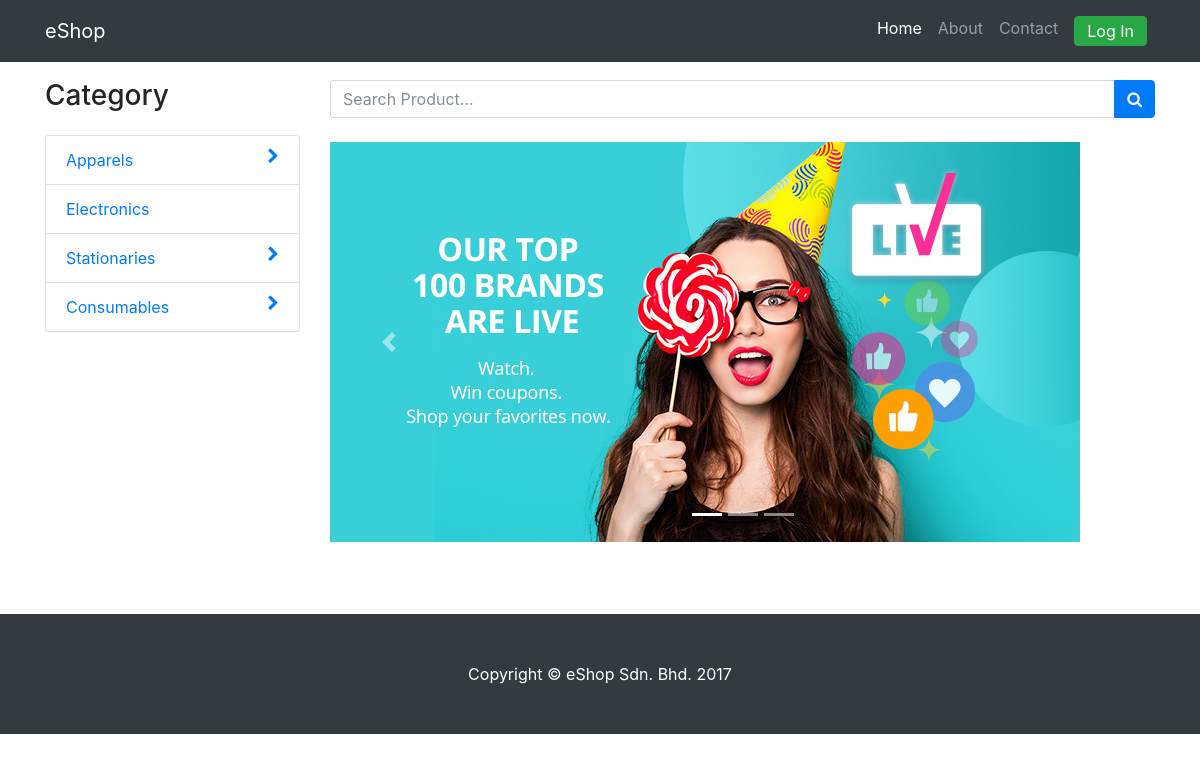
Before: / with the older database file.
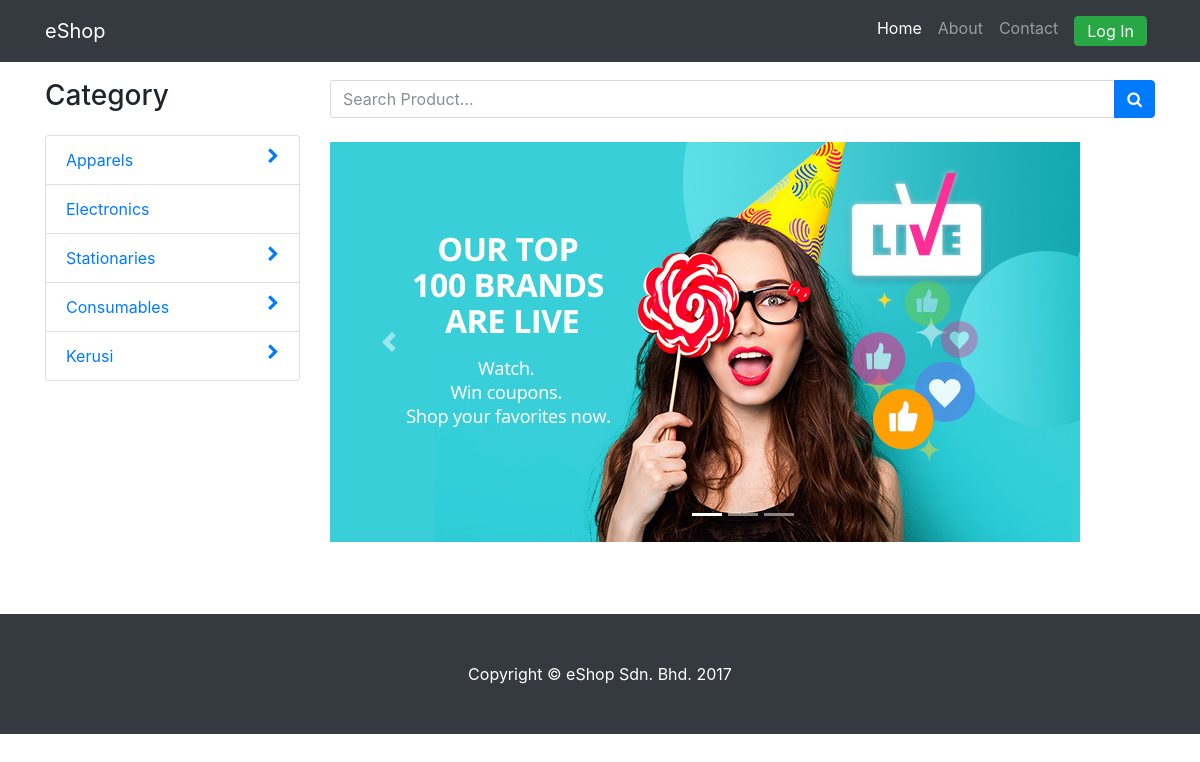
After: the same page with the newer database file.
### tables this page shows
CREATE TABLE `category_table` (
  `category_id` int(11) NOT NULL,
  `category_name` varchar(50) NOT NULL,
  `parent_category_id` int(11) NOT NULL
);

### application/controllers/Shop.php (called while the page is built, shortened)
<?php if ( ! defined('BASEPATH')) exit('No direct script access allowed');
class Shop extends CI_Controller {
	public function __construct() {
		$this->load->model('category_model');
		$this->load->model('product_model');
	}
	public function index() {
		$categoryData = $this->category_model->getAllCategoriesWithSubCategories();
		$sixProducts = $this->product_model->getActiveProduct();
		$active = array(
			"home" => null,
			"about" => null,
			"contact" => null
		);
		$active['home'] = "active";
		$this->load->view('layout/shop/header', $active);
		$this->load->view('shop/home', array('categoryData' => $categoryData, 'sixProducts' => $sixProducts));
		$this->load->view('layout/shop/footer');
	}
}
?>

### index.php (called while the page is built, shortened)
<?php
require_once BASEPATH.'core/CodeIgniter.php';

### application/models/Category_model.php (called while the page is built, shortened)
<?php
class Category_model extends CI_Model {
	public function getAllParentCategories() {
		return $this->db->get_where(CATEGORY, array( 'parent_category_id' => 0 ));
	}
	public function getSubCategories($category_id = "") {
		return $this->db->get_where(CATEGORY, array( 'parent_category_id' => $category_id ));
	}
	public function getAllCategoriesWithSubCategories() {
		$categoryData = $this->getAllParentCategories()->result();
		foreach ($categoryData as $category) {
			$category->subCategory = $this->getSubCategories($category->category_id)->result();
		}
		return $categoryData;
	}
}
?>

### application/views/shop/home.php (the view, shortened to what this page needs)
<div class="container">
	<div class="row">
		<div class="col-lg-3">
			<h3 class="my-4">Category</h3>
			<ul class="list-group">
				<?php foreach( $categoryData as $category ): ?>
					<li class="list-group-item">
						<a data-toggle="collapse" href="#<?= $category->category_name; ?>SubListGroup">
							<span><?= $category->category_name; ?></span>
							<?php if(count($category->subCategory) != 0): ?>
								<i class="fa fa-chevron-right pull-right" aria-hidden="true"></i>
							<?php endif; ?>
						</a>
					</li>
				<?php endforeach; ?>
			</ul>
		</div>
		<div class="col-lg-9">
			<div id="search-bar" class=" mt-4 mb-2">
				<div class="input-group">
					<input type="text" name="search" id="search" class="form-control" placeholder="Search Product..."/>
					<span class="input-group-btn">
						<button class="btn btn-primary" type="button">
							<i class="fa fa-search"></i>
						</button>
					</span>
				</div>
			</div>
			<div  id="content">
				<?= form_open(); ?>
				<div id="carouselExampleIndicators" class="carousel slide my-4" data-ride="carousel">
					<ol class="carousel-indicators">
						<li data-target="#carouselExampleIndicators" data-slide-to="0" class="active"></li>
						<li data-target="#carouselExampleIndicators" data-slide-to="1"></li>
						<li data-target="#carouselExampleIndicators" data-slide-to="2"></li>
					</ol>
					<div class="carousel-inner" role="listbox">
						<div class="carousel-item active">
							<img class="d-block img-fluid" src="<?= base_url('style/assets/images/headline/top-brand.jpg')?>" alt="First slide">
						</div>
					</div>
					<a class="carousel-control-prev" href="#carouselExampleIndicators" role="button" data-slide="prev">
						<span class="carousel-control-prev-icon" aria-hidden="true"></span>
					</a>
					<a class="carousel-control-next" href="#carouselExampleIndicators" role="button" data-slide="next">
						<span class="carousel-control-next-icon" aria-hidden="true"></span>
					</a>
				</div>
				<?= form_close(); ?>
			</div>
		</div>
	</div>
</div>

### application/views/layout/shop/header.php (shortened to what this page needs)
<!DOCTYPE html>
<html lang="en">
	<head>
		<link href="<?php echo base_url();?>style/vendor/bootstrap/css/bootstrap.min.css" rel="stylesheet">
		<link href="<?php echo base_url();?>style/css/shop.css" rel="stylesheet">
		<link href="https://maxcdn.bootstrapcdn.com/font-awesome/4.7.0/css/font-awesome.min.css" rel="stylesheet">
	</head>
	<body>
		<nav class="navbar navbar-expand-lg navbar-dark bg-dark fixed-top">
			<div class="container">
				<a class="navbar-brand" href="<?= site_url('shop'); ?>">eShop</a>
				<div class="collapse navbar-collapse" id="navbarResponsive">
					<ul class="navbar-nav ml-auto">
						<li class="nav-item <?= $home; ?>">
							<a class="nav-link" href="<?= site_url('shop'); ?>">Home
							</a>
						</li>
						<li class="nav-item <?= $about; ?>">
							<a class="nav-link" href="<?= site_url('shop/about');?>">About</a>
						</li>
						<li class="nav-item <?= $contact; ?>">
							<a class="nav-link" href="<?= site_url('shop/contact');?>">Contact</a>
						</li>
						<li class="nav-item">
							<?php 	if ($this->session->userdata('usertype') == "admin") : ?>
								<li class="nav-item"><a class="nav-link" href="<?php echo base_url()?>index.php/admin">Admin Dashboard</a></li>';
								<li class="nav-item"><a class="nav-link" style="margin-left:5px" data-toggle="modal" data-target="#logout"><button class="btn btn-warning py-1">Log Out</button></a></li>
							<?php elseif ($this->session->userdata('usertype') == "user") : ?>
								<li class="nav-item"><a class="nav-link"  href="<?php echo base_url()?>index.php/user/dashboard">Your Profile</a></li>
								<li class="nav-item"><a class="nav-link" style="margin-left:5px" data-toggle="modal" data-target="#logout"><button class="btn btn-warning py-1">Log Out</button></a></li>
							<?php else : ?>
								<a class="nav-link" href="<?php echo base_url()?>index.php/Account"><button class="btn btn-success py-1">Log In</button></a>
							<?php endif; ?>
						</li>
					</ul>
				</div>
			</div>
		</nav>

### application/views/layout/shop/footer.php (shortened to what this page needs)
		<footer class="py-5 mt-5 bg-dark">
			<div class="container">
				<p class="m-0 text-center text-white">Copyright &copy; eShop Sdn. Bhd. 2017</p>
			</div>
		</footer>
	</body>
</html>

### style/css/shop.css (style rules this page uses)
body { padding-top: 54px; }
@media (min-width: 992px) { body { padding-top: 56px; } }

Changed rows visible on the page:
added category_table: category_name "Kerusi"
